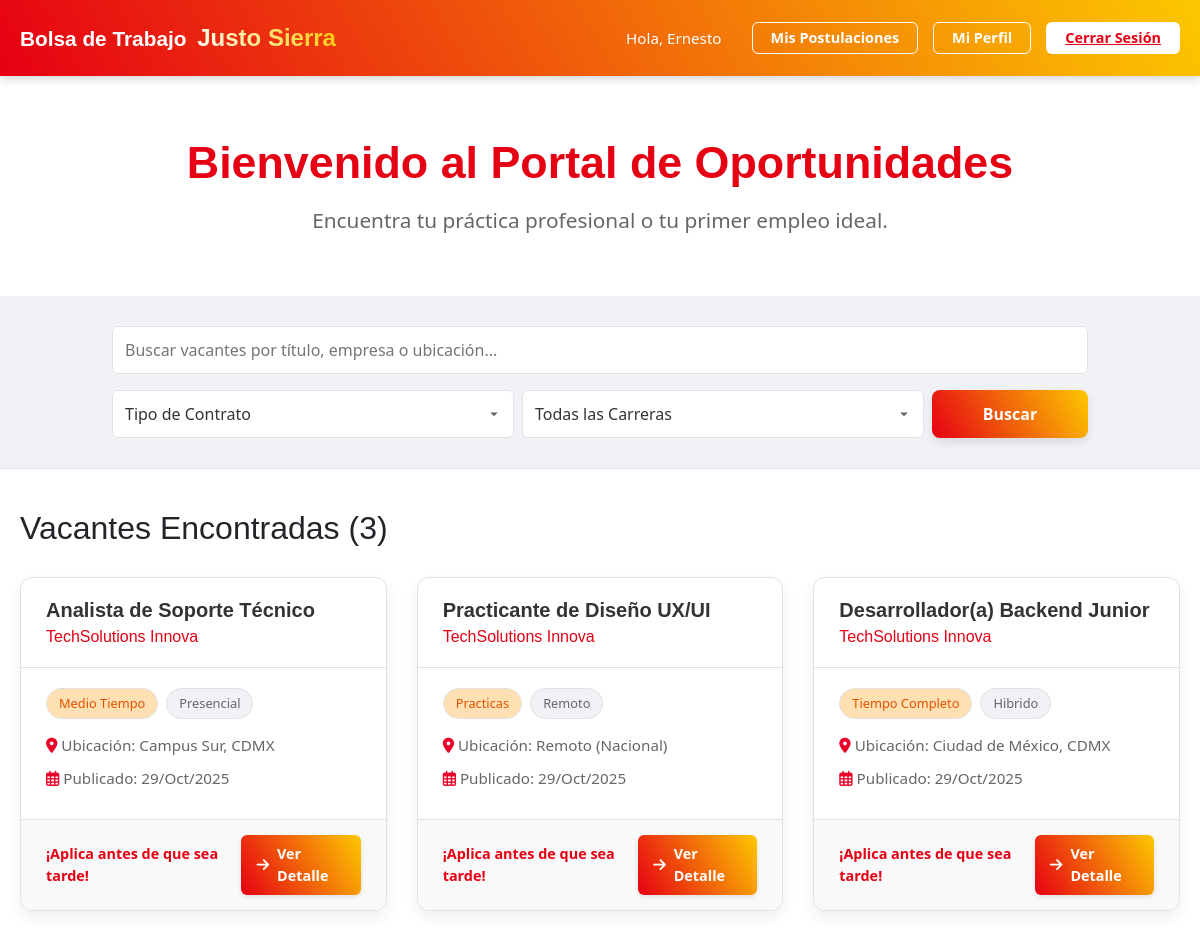
The app's page /Justo-Sierra/students/dashboard.php (signed in), older data.
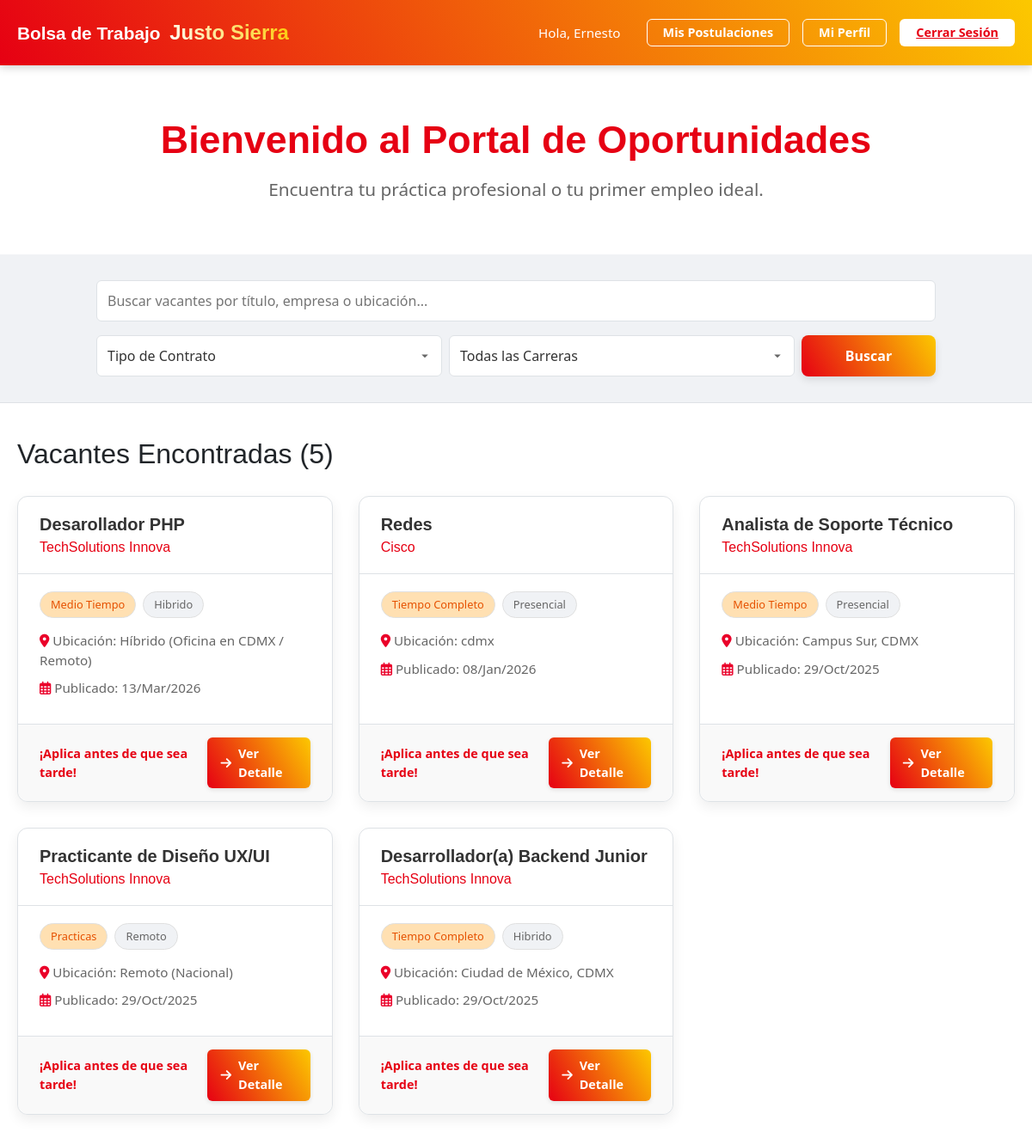
The same page, newer data.
### tables this page shows
CREATE TABLE `vacantes` (
  `id_vacante` int(11) NOT NULL,
  `id_empresa` int(11) NOT NULL,
  `titulo` varchar(255) NOT NULL,
  `descripcion` text NOT NULL,
  `tipo_contrato` enum('tiempo_completo','medio_tiempo','practicas','temporal','proyecto') NOT NULL,
  `modalidad` enum('presencial','remoto','hibrido') NOT NULL,
  `salario_ofrecido` decimal(10,2) DEFAULT NULL,
  `ubicacion` varchar(255) DEFAULT NULL,
  `estado` enum('abierta','cerrada') DEFAULT 'abierta',
  `fecha_publicacion` timestamp NOT NULL DEFAULT current_timestamp()
);

CREATE TABLE `empresas` (
  `id_empresa` int(11) NOT NULL,
  `nombre_empresa` varchar(255) NOT NULL,
  `email_contacto` varchar(255) NOT NULL,
  `password` varchar(255) NOT NULL,
  `rfc` varchar(13) DEFAULT NULL,
  `descripcion` text DEFAULT NULL,
  `sitio_web` varchar(255) DEFAULT NULL,
  `logo_url` varchar(255) DEFAULT NULL,
  `estado_validacion` enum('pendiente','aprobada','rechazada') DEFAULT 'pendiente',
  `fecha_registro` timestamp NOT NULL DEFAULT current_timestamp(),
  `es_catalogo_sspp` tinyint(1) DEFAULT 0,
  `vigencia_sspp` date DEFAULT NULL
);

### Justo-Sierra/students/dashboard.php (the view, shortened to what this page needs)
<?php
$nombre_alumno = $_SESSION['nombre_alumno'] ?? 'Alumno';
$vacantes = [];
$error_busqueda = null;
$termino_busqueda = $_GET['search'] ?? '';
$tipo_contrato_filtro = $_GET['contrato'] ?? '';
$carrera_filtro = $_GET['carrera'] ?? '';
try {
    $params = [];
    $where_conditions = ["v.estado = 'abierta'"];
    $sql = "SELECT id_vacante, titulo, ubicacion, estado, tipo_contrato, modalidad, fecha_publicacion, nombre_empresa
            FROM Vacantes v
            JOIN Empresas e ON v.id_empresa = e.id_empresa";
    if (count($where_conditions) > 0) {
        $sql .= " WHERE " . implode(" AND ", $where_conditions);
    }
    $sql .= " ORDER BY v.fecha_publicacion DESC";
    $stmt = $conexion->prepare($sql);
    $stmt->execute($params);
    $vacantes = $stmt->fetchAll(PDO::FETCH_ASSOC);
} catch (PDOException $e) {
    error_log("Error de BD al buscar vacantes: " . $e->getMessage());
    $error_busqueda = "Error al conectar con el catálogo de vacantes. Por favor, intente más tarde.";
}
function formatear_tag($texto) {
    $formato = str_replace('_', ' ', $texto);
    return ucwords($formato);
}
$show_limpiar = (!empty($termino_busqueda) || !empty($tipo_contrato_filtro) || !empty($carrera_filtro));
$col_contrato = $show_limpiar ? 'col-md-4' : 'col-md-5';
$col_carrera = $show_limpiar ? 'col-md-4' : 'col-md-5';
$col_buscar = $show_limpiar ? 'col-md-2' : 'col-md-2';
?>
<!DOCTYPE html>
<html lang="es">
<head>
    <link rel="stylesheet" href="../assets/css/style.css">
    <link href="https://cdn.jsdelivr.net/npm/bootstrap@5.3.3/dist/css/bootstrap.min.css" rel="stylesheet">
    <link rel="stylesheet" href="https://cdnjs.cloudflare.com/ajax/libs/font-awesome/6.0.0-beta3/css/all.min.css">
</head>
<body>
    <nav class="navbar">
        <div class="navbar-brand">
            Bolsa de Trabajo <span class="brand-js">Justo Sierra</span>
        </div>
        <div class="navbar-links">
            <span class="welcome-msg">Hola, <?php echo htmlspecialchars($nombre_alumno); ?></span>
            <a href="mis_postulaciones.php" class="btn-secondary-nav">Mis Postulaciones</a>
            <a href="perfil_alumno.php" class="btn-secondary-nav">Mi Perfil</a>
            <a href="../logout.php" class="btn-logout">Cerrar Sesión</a>
        </div>
    </nav>
    <div class="welcome-hero">
        <div class="container">
            <h2>Bienvenido al Portal de Oportunidades</h2>
            <p>Encuentra tu práctica profesional o tu primer empleo ideal.</p>
        </div>
    </div>
    <div class="search-bar-container">
        <form action="dashboard.php" method="GET" class="search-layout container"
              style="max-width: 1000px;">
            <div class="row mb-3">
                <div class="col-12">
                    <input type="text" name="search" class="search-input"
                           placeholder="Buscar vacantes por título, empresa o ubicación..."
                           value="<?php echo htmlspecialchars($termino_busqueda); ?>"
                           style="width: 100%;">
                </div>
            </div>
            <div class="row g-2 align-items-center">
                <div class="<?php echo $col_contrato; ?>">
                    <select name="contrato" class="filter-select"
                            style="width: 100%; height: 48px;">
                        <option value="">Tipo de Contrato</option>
                    </select>
                </div>
                <div class="<?php echo $col_carrera; ?>">
                    <select name="carrera" class="filter-select"
                            style="width: 100%; height: 48px;">
                        <option value="">Todas las Carreras</option>
                    </select>
                </div>
                <div class="<?php echo $col_buscar; ?>">
                    <button type="submit" class="boton-principal search-button w-100" style="height: 48px;">Buscar</button>
                </div>
            </div>
        </form>
    </div>
    <div class="dashboard-container">
        <h2 style="text-align: left; margin-bottom: 30px;">
            Vacantes Encontradas (<?php echo count($vacantes); ?>)
        </h2>
        <?php if ($error_busqueda): ?>
            <div class='mensaje error'><?php echo $error_busqueda; ?></div>
        <?php elseif (count($vacantes) > 0): ?>
            <div class="job-list">
                <?php foreach ($vacantes as $vacante): ?>
                    <div class="job-card">
                        <div class="job-card-header">
                            <h2 style="font-size: 1.25rem; font-weight: 600; color: var(--color-texto-principal);">
                                <?php echo htmlspecialchars($vacante['titulo']); ?>
                            </h2>
                            <h3 style="font-size: 1rem; color: var(--color-js-rojo-principal); font-weight: 500; margin-top: 5px;">
                                <?php echo htmlspecialchars($vacante['nombre_empresa']); ?>
                            </h3>
                        </div>
                        <div class="job-card-body">
                            <div class="job-card-tags" style="margin-bottom: 15px;">
                                <?php
                                    $tags = [
                                        $vacante['tipo_contrato'],
                                        $vacante['modalidad']
                                    ];
                                    foreach ($tags as $tag_val):
                                        $clase = ($tag_val === $vacante['tipo_contrato']) ? 'tag-contrato' : '';
                                ?>
                                    <span class="tag <?php echo $clase; ?>"><?php echo formatear_tag($tag_val); ?></span>
                                <?php endforeach; ?>
                            </div>
                            <p style="margin-top: 15px; font-size: 0.95rem; color: var(--color-texto-secundario);">
                                <i class="fas fa-map-marker-alt" style="color: var(--color-js-rojo-secundario);"></i> Ubicación: <?php echo htmlspecialchars($vacante['ubicacion']); ?>
                            </p>
                            <p style="font-size: 0.95rem; color: var(--color-texto-secundario);">
                                <i class="far fa-calendar-alt" style="color: var(--color-js-rojo-secundario);"></i> Publicado: <?php echo date('d/M/Y', strtotime($vacante['fecha_publicacion'])); ?>
                            </p>
                        </div>
                        <div class="job-card-footer">
                            <span style="color: var(--color-js-rojo-principal); font-weight: 700;">
                                ¡Aplica antes de que sea tarde!
                            </span>
                            <a href="detalle_vacante.php?id=<?php echo $vacante['id_vacante']; ?>"
                               class="boton-principal-sm">
                                <i class="fas fa-arrow-right"></i> Ver Detalle
                            </a>
                        </div>
                    </div>
                <?php endforeach; ?>
            </div>
        <?php endif; ?>
    </div>
</body>
</html>

### Justo-Sierra/students/dashboard.php (style rules this page uses)
.navbar { background: var(--gradiente-js-principal); padding: 15px 20px; }
.navbar-brand { color: var(--color-blanco) !important; font-weight: 700; font-size: 1.3rem; }
.navbar-links .welcome-msg { color: var(--color-blanco); margin-right: 15px; font-size: 0.95rem; font-weight: 500; }
.welcome-hero { padding: 60px 0; }
.search-bar-container { margin-top: 0 !important; padding: 30px 0; background-color: var(--color-fondo); border-bottom: 1px solid var(--color-borde); box-shadow: none; border-radius: 0; }

Row changes from the older to the newer data that the page shows:
added vacantes: titulo "Desarollador PHP", id_empresa.nombre_empresa "TechSolutions Innova", tipo_contrato "Medio Tiempo", modalidad "Hibrido", ubicacion "Híbrido (Oficina en CDMX / Remoto)", fecha_publicacion "13/Mar/2026"
added vacantes: titulo "Redes", id_empresa.nombre_empresa "Cisco", tipo_contrato "Tiempo Completo", modalidad "Presencial", ubicacion "cdmx", fecha_publicacion "08/Jan/2026"
Text that changed along with them:
count($vacantes): "3" → "5"
